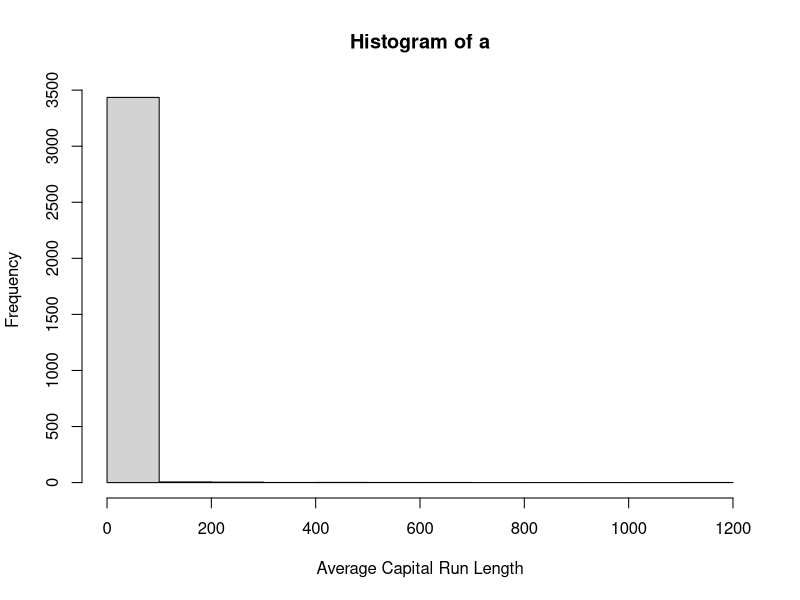
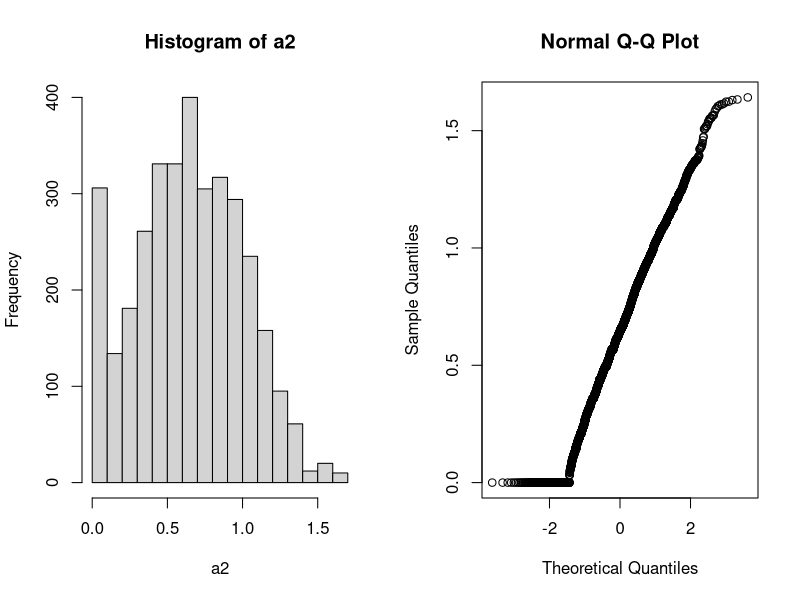

Source code (R) for these figures, in order:
library(caret)
library(kernlab)
data(spam)
inTrain <- createDataPartition(y=spam$type,p=0.75,list=FALSE)
training <- spam[inTrain,]
testing <- spam[-inTrain,]
a <- training$capitalAve
hist(a,xlab="Average Capital Run Length")
mean(a)
sd(a)
dim(training)
preObj <- preProcess(training[,-58],method=c("center","scale"))
a1 <- predict(preObj,training[,-58])$capitalAve
mean(a1)
sd(a1)
b1 <- testing$capitalAve
b1 <- predict(preObj,testing[,-58])$capitalAve
mean(b1)
sd(b1)
set.seed(33333)
modelFit <- train(type~.,data=training,preProcess=c("center","scale"),method="glm")
modelFit
preObj <- preProcess(training[,-58],method=c("BoxCox"))
a2 <- predict(preObj,training[,-58])$capitalAve
par(mfrow=c(1,2))
hist(a2)
qqnorm(a2)
modelFit <- train(type~.,data=training,preProcess="pca",method="glm")
confusionMatrix(testing$type,predict(modelFit,testing))
M <- abs(cor(training[,-58]))
diag(M) <- 0
which(M>0.8,arr.ind = T)
